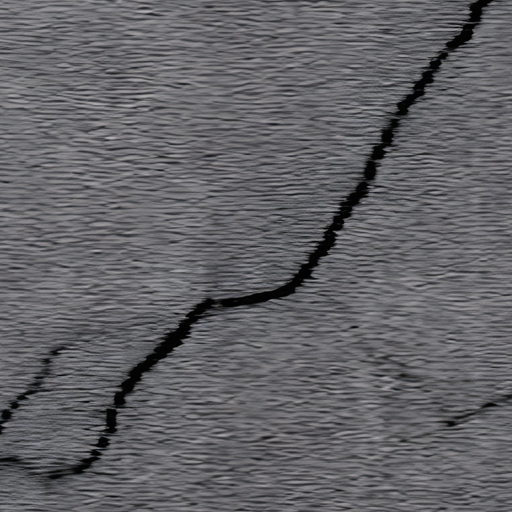
#> input picture _input.png, 512 x 512 px; its folder holds only this picture in this run
$ python normal_lib.py _input.png
#> lines starting #> are read from the running program, lines starting #| are printed output that depends on the picture
import argparse
import math
import numpy as np
from scipy import ndimage
from matplotlib import pyplot
from PIL import Image, ImageOps
import os
import multiprocessing as mp

def smooth_gaussian(im:np.ndarray, sigma) -> np.ndarray:

    if sigma == 0:
        return im

    im_smooth = im.astype(float)
    kernel_x = np.arange(-3*sigma,3*sigma+1).astype(float)
    kernel_x = np.exp((-(kernel_x**2))/(2*(sigma**2)))

    im_smooth = ndimage.convolve(im_smooth, kernel_x[np.newaxis])

    im_smooth = ndimage.convolve(im_smooth, kernel_x[np.newaxis].T)

    return im_smooth


def gradient(im_smooth:np.ndarray):

    gradient_x = im_smooth.astype(float)
    gradient_y = im_smooth.astype(float)

    kernel = np.arange(-1,2).astype(float)
    kernel = - kernel / 2

    gradient_x = ndimage.convolve(gradient_x, kernel[np.newaxis])
    gradient_y = ndimage.convolve(gradient_y, kernel[np.newaxis].T)

    return gradient_x,gradient_y


def sobel(im_smooth):
    gradient_x = im_smooth.astype(float)
    gradient_y = im_smooth.astype(float)

    kernel = np.array([[-1,0,1],[-2,0,2],[-1,0,1]])

    gradient_x = ndimage.convolve(gradient_x, kernel)
    gradient_y = ndimage.convolve(gradient_y, kernel.T)

    return gradient_x,gradient_y


def compute_normal_map(gradient_x:np.ndarray, gradient_y:np.ndarray, intensity=1):

    width = gradient_x.shape[1]
    height = gradient_x.shape[0]
    max_x = np.max(gradient_x)
    max_y = np.max(gradient_y)

    max_value = max_x

    if max_y > max_x:
        max_value = max_y

    normal_map = np.zeros((height, width, 3), dtype=np.float32)

    intensity = 1 / intensity

    strength = max_value / (max_value * intensity)

    normal_map[..., 0] = gradient_x / max_value
    normal_map[..., 1] = gradient_y / max_value
    normal_map[..., 2] = 1 / strength

    norm = np.sqrt(np.power(normal_map[..., 0], 2) + np.power(normal_map[..., 1], 2) + np.power(normal_map[..., 2], 2))

    normal_map[..., 0] /= norm
    normal_map[..., 1] /= norm
    normal_map[..., 2] /= norm

    normal_map *= 0.5
    normal_map += 0.5

    return normal_map

def normalized(a) -> float:
    factor = 1.0/math.sqrt(np.sum(a*a)) # normalize
    return a*factor

def my_gauss(im:np.ndarray):
    return ndimage.uniform_filter(im.astype(float),size=20)

def shadow(im:np.ndarray):

    shadowStrength = .5

    im1 = im.astype(float)
    im0 = im1.copy()
    im00 = im1.copy()
    im000 = im1.copy()

    for _ in range(0,2):
        im00 = my_gauss(im00)

    for _ in range(0,16):
        im0 = my_gauss(im0)

    for _ in range(0,32):
        im1 = my_gauss(im1)

    im000=normalized(im000)
    im00=normalized(im00)
    im0=normalized(im0)
    im1=normalized(im1)
    im00=normalized(im00)

    shadow=im00*2.0+im000-im1*2.0-im0
    shadow=normalized(shadow)
    mean = np.mean(shadow)
    rmse = np.sqrt(np.mean((shadow-mean)**2))*(1/shadowStrength)
    shadow = np.clip(shadow, mean-rmse*2.0,mean+rmse*0.5)

    return shadow

def flipgreen(path:str):
    try:
        with Image.open(path) as img:
            red, green, blue, alpha= img.split()
            image = Image.merge("RGB",(red,ImageOps.invert(green),blue))
            image.save(path)
    except ValueError:
        with Image.open(path) as img:
            red, green, blue = img.split()
            image = Image.merge("RGB",(red,ImageOps.invert(green),blue))
            image.save(path)

def CleanupAO(path:str):
    '''
    Remove unnsesary channels.
    '''
    try:
        with Image.open(path) as img:
            red, green, blue, alpha= img.split()
            NewG = ImageOps.colorize(green,black=(100, 100, 100),white=(255,255,255),blackpoint=0,whitepoint=180)
            NewG.save(path)
    except ValueError:
        with Image.open(path) as img:
            red, green, blue = img.split()
            NewG = ImageOps.colorize(green,black=(100, 100, 100),white=(255,255,255),blackpoint=0,whitepoint=180)
            NewG.save(path)

def adjustPath(Org_Path:str,addto:str):
    '''
    Adjust the given path to correctly save the new file.
    '''

    path = Org_Path.split("\\")
    file = path[-1]
    filename = file.split(".")[0]
    fileext = file.split(".")[-1]

    newfilename = addto+"\\"+filename + "_" + addto + "." + fileext
    path.pop(-1)
    path.append(newfilename)

    newpath = '\\'.join(path)

    return newpath

def Convert(input_file,smoothness,intensity):

    im = pyplot.imread(input_file)

    if im.ndim == 3:
        im_grey = np.zeros((im.shape[0],im.shape[1])).astype(float)
        im_grey = (im[...,0] * 0.3 + im[...,1] * 0.6 + im[...,2] * 0.1)
        im = im_grey

    im_smooth = smooth_gaussian(im, smoothness)

    sobel_x, sobel_y = sobel(im_smooth)

    normal_map = compute_normal_map(sobel_x, sobel_y, intensity)

    pyplot.imsave(adjustPath(input_file,"Normal"),normal_map)

    flipgreen(adjustPath(input_file,"Normal"))

    im_shadow = shadow(im)

    pyplot.imsave(adjustPath(input_file,"AO"),im_shadow)
    CleanupAO(adjustPath(input_file,"AO"))

def startConvert():

    parser = argparse.ArgumentParser(description='Compute normal map of an image')

    parser.add_argument('input_file', type=str, help='input folder path')
    parser.add_argument('-s', '--smooth', default=0., type=float, help='smooth gaussian blur applied on the image')
    parser.add_argument('-it', '--intensity', default=1., type=float, help='intensity of the normal map')

    args = parser.parse_args()

    sigma = args.smooth
    intensity = args.intensity
    input_file = args.input_file

    for i in ["Ao","Normal"]:
        final_path = os.path.join(input_file,i)
        if not os.path.isdir(final_path):
            os.makedirs (final_path)

    for root, _, files in os.walk(input_file, topdown=False):
       for name in files:
          input_file.append(str(os.path.join(root, name).replace("/","\\")))

    if type(input_file) == str:
        Convert(input_file,sigma,intensity)
#> in Convert, im is the input picture: shape (512, 512, 4) float32; mean R, G, B, A 0.391, 0.39, 0.404, 1
#> in sobel, `gradient_y = ndimage.convolve(gradient_y, kernel.T)`:
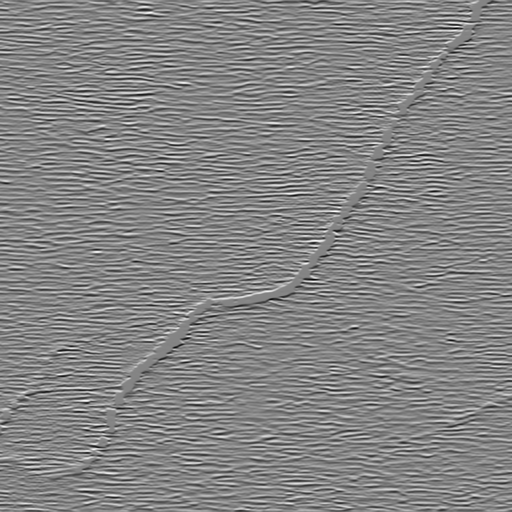
#> gradient_y: shape (512, 512) float64; min -2.26, max 2.09, mean 0.000193; drawn with min black and max white
#> in compute_normal_map, `max_x = np.max(gradient_x)`: max_x = 1.56
#> in compute_normal_map, `max_y = np.max(gradient_y)`: max_y = 2.09
#> in compute_normal_map, `max_value = max_x`: max_value = 1.56
#> in compute_normal_map, `max_value = max_y`: max_value = 2.09
#> in compute_normal_map, `strength = max_value / (max_value * intensity)`: strength = 1
#> in flipgreen, `red, green, blue, alpha= img.split()`: alpha: PIL image 512x512 L; every value is 255
#> after the loop in shadow, `for _ in range(0,16):`:
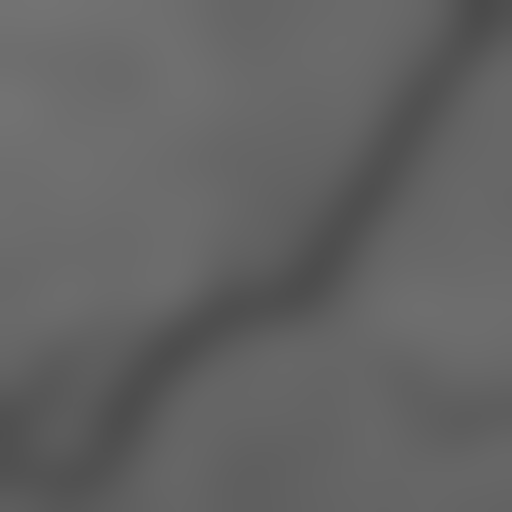
#> im0: shape (512, 512) float64; min 0.293, max 0.452, mean 0.392
#> in normalized, `factor = 1.0/math.sqrt(np.sum(a*a))`: factor = 0.00482
#> in normalized (call 2), `factor = 1.0/math.sqrt(np.sum(a*a))`: factor = 0.00495
#> in normalized (call 2), `return a*factor`:
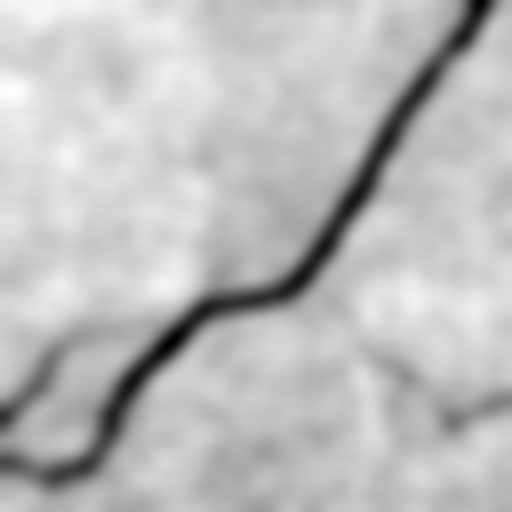
#> returned value: shape (512, 512) float64; min 0.000755, max 0.00235, mean 0.00194; drawn with min black and max white
#> in normalized (call 4), `return a*factor`:
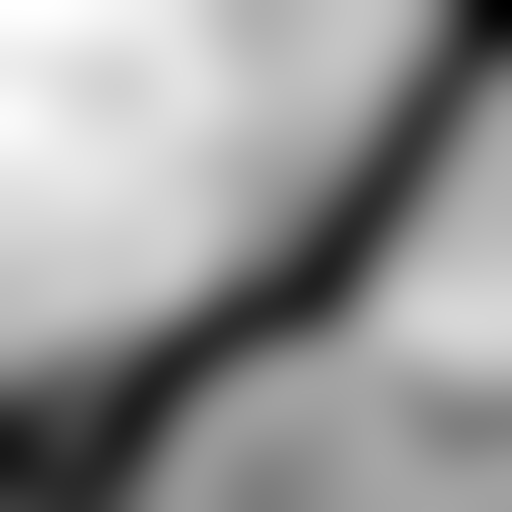
#> returned value: shape (512, 512) float64; min 0.00155, max 0.00222, mean 0.00195; drawn with min black and max white
#> in shadow, `shadow=im00*2.0+im000-im1*2.0-im0`:
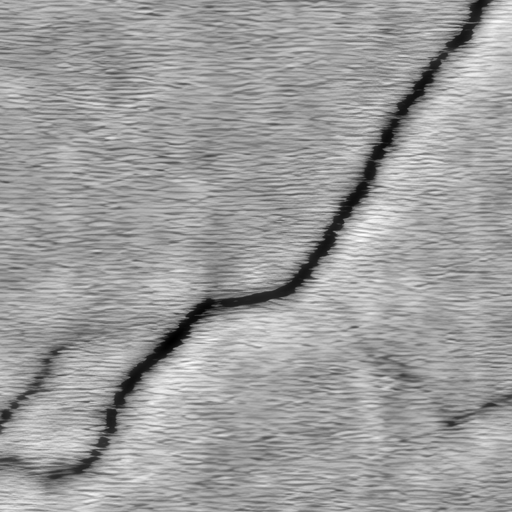
#> shadow: shape (512, 512) float64; min -0.00347, max 0.00203, mean -7.79e-05; drawn with min black and max white
#> in shadow, `mean = np.mean(shadow)`: mean = -0.000215
#> in shadow, `rmse = np.sqrt(np.mean((shadow-mean)**2))*(1/shadowStrength)`: rmse = 0.00388
#> in CleanupAO, `red, green, blue, alpha= img.split()`:
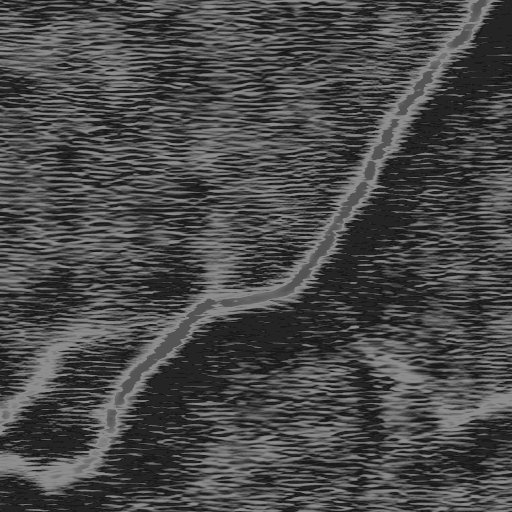
#> blue: PIL image 512x512 L; min 24, max 142, mean 73.4
#> in CleanupAO, `NewG = ImageOps.colorize(green,black=(100, 100, 100),white=(255,255,25..`:
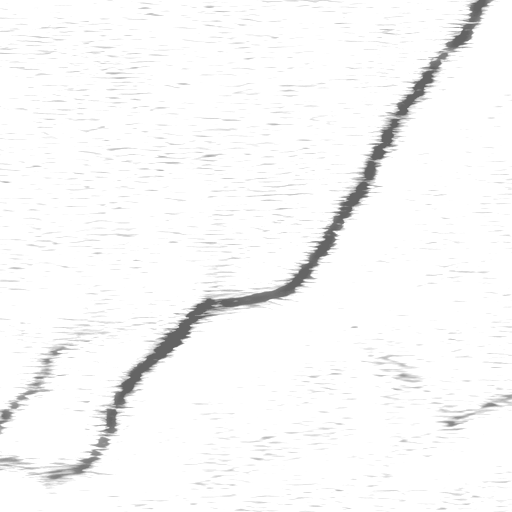
#> NewG: PIL image 512x512 RGB; min 100, max 255, mean 248.6
    elif type(input_file) == list:
        for i in input_file:
            ctx = mp.get_context('spawn')
            q = ctx.Queue()
            p = ctx.Process(target=Convert,args=(input_file,sigma,intensity))
            p.start()
        p.join()

startConvert()
